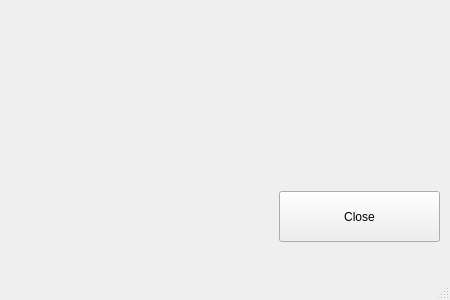
<?xml version="1.0" encoding="UTF-8"?>
<ui version="4.0">
 <class>ErrorWindow</class>
 <widget class="QMainWindow" name="ErrorWindow">
  <property name="geometry">
   <rect>
    <x>0</x>
    <y>0</y>
    <width>450</width>
    <height>300</height>
   </rect>
  </property>
  <property name="windowTitle">
   <string>ErrorWindow</string>
  </property>
  <widget class="QWidget" name="centralwidget">
   <widget class="QLabel" name="errorMsgLabel">
    <property name="geometry">
     <rect>
      <x>10</x>
      <y>30</y>
      <width>430</width>
      <height>161</height>
     </rect>
    </property>
    <property name="frameShape">
     <enum>QFrame::VLine</enum>
    </property>
    <property name="frameShadow">
     <enum>QFrame::Sunken</enum>
    </property>
    <property name="lineWidth">
     <number>0</number>
    </property>
    <property name="text">
     <string/>
    </property>
    <property name="scaledContents">
     <bool>true</bool>
    </property>
    <property name="wordWrap">
     <bool>true</bool>
    </property>
    <property name="indent">
     <number>-1</number>
    </property>
   </widget>
   <widget class="QPushButton" name="errorCloseButton">
    <property name="geometry">
     <rect>
      <x>279</x>
      <y>191</y>
      <width>161</width>
      <height>51</height>
     </rect>
    </property>
    <property name="text">
     <string>Close</string>
    </property>
   </widget>
  </widget>
  <widget class="QMenuBar" name="menubar">
   <property name="geometry">
    <rect>
     <x>0</x>
     <y>0</y>
     <width>450</width>
     <height>24</height>
    </rect>
   </property>
  </widget>
  <widget class="QStatusBar" name="statusbar"/>
 </widget>
 <resources/>
 <connections/>
</ui>
